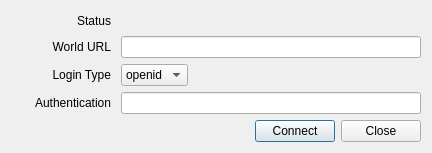
<?xml version="1.0" encoding="UTF-8"?>
<ui version="4.0">
 <class>Dialog</class>
 <widget class="QDialog" name="Dialog">
  <property name="geometry">
   <rect>
    <x>0</x>
    <y>0</y>
    <width>432</width>
    <height>153</height>
   </rect>
  </property>
  <property name="maximumSize">
   <size>
    <width>432</width>
    <height>153</height>
   </size>
  </property>
  <property name="windowTitle">
   <string>Retrieve Inventory URL</string>
  </property>
  <layout class="QVBoxLayout" name="verticalLayout">
   <item>
    <layout class="QVBoxLayout" name="verticalLayout_TopConrols">
     <property name="sizeConstraint">
      <enum>QLayout::SetDefaultConstraint</enum>
     </property>
     <item>
      <layout class="QHBoxLayout" name="horizontalLayout_3">
       <property name="spacing">
        <number>10</number>
       </property>
       <item>
        <widget class="QLabel" name="label_SatusTitle">
         <property name="minimumSize">
          <size>
           <width>100</width>
           <height>0</height>
          </size>
         </property>
         <property name="text">
          <string>Status</string>
         </property>
         <property name="alignment">
          <set>Qt::AlignRight|Qt::AlignTrailing|Qt::AlignVCenter</set>
         </property>
        </widget>
       </item>
       <item>
        <widget class="QLabel" name="label_StatusInfo">
         <property name="sizePolicy">
          <sizepolicy hsizetype="Expanding" vsizetype="Preferred">
           <horstretch>0</horstretch>
           <verstretch>0</verstretch>
          </sizepolicy>
         </property>
         <property name="text">
          <string/>
         </property>
        </widget>
       </item>
      </layout>
     </item>
     <item>
      <layout class="QHBoxLayout" name="horizontalLayout_TopControls_1">
       <property name="spacing">
        <number>10</number>
       </property>
       <property name="sizeConstraint">
        <enum>QLayout::SetMinimumSize</enum>
       </property>
       <item>
        <widget class="QLabel" name="label_FieldInfo_1">
         <property name="minimumSize">
          <size>
           <width>100</width>
           <height>0</height>
          </size>
         </property>
         <property name="text">
          <string>World URL</string>
         </property>
         <property name="alignment">
          <set>Qt::AlignRight|Qt::AlignTrailing|Qt::AlignVCenter</set>
         </property>
        </widget>
       </item>
       <item>
        <widget class="QLineEdit" name="lineEdit_ServerUrl">
         <property name="sizePolicy">
          <sizepolicy hsizetype="Expanding" vsizetype="Fixed">
           <horstretch>0</horstretch>
           <verstretch>0</verstretch>
          </sizepolicy>
         </property>
         <property name="minimumSize">
          <size>
           <width>300</width>
           <height>0</height>
          </size>
         </property>
         <property name="text">
          <string/>
         </property>
        </widget>
       </item>
      </layout>
     </item>
     <item>
      <layout class="QHBoxLayout" name="horizontalLayout_2">
       <property name="spacing">
        <number>10</number>
       </property>
       <item>
        <widget class="QLabel" name="label">
         <property name="minimumSize">
          <size>
           <width>100</width>
           <height>0</height>
          </size>
         </property>
         <property name="text">
          <string>Login Type</string>
         </property>
         <property name="alignment">
          <set>Qt::AlignRight|Qt::AlignTrailing|Qt::AlignVCenter</set>
         </property>
        </widget>
       </item>
       <item>
        <widget class="QComboBox" name="comboBox">
         <item>
          <property name="text">
           <string>openid</string>
          </property>
         </item>
         <item>
          <property name="text">
           <string>normal</string>
          </property>
         </item>
        </widget>
       </item>
       <item>
        <spacer name="horizontalSpacer">
         <property name="orientation">
          <enum>Qt::Horizontal</enum>
         </property>
         <property name="sizeHint" stdset="0">
          <size>
           <width>40</width>
           <height>20</height>
          </size>
         </property>
        </spacer>
       </item>
      </layout>
     </item>
     <item>
      <layout class="QHBoxLayout" name="horizontalLayout_4">
       <property name="spacing">
        <number>10</number>
       </property>
       <item>
        <widget class="QLabel" name="label_2">
         <property name="minimumSize">
          <size>
           <width>100</width>
           <height>0</height>
          </size>
         </property>
         <property name="text">
          <string>Authentication</string>
         </property>
         <property name="alignment">
          <set>Qt::AlignRight|Qt::AlignTrailing|Qt::AlignVCenter</set>
         </property>
        </widget>
       </item>
       <item>
        <widget class="QLineEdit" name="lineEdit_authIdentity"/>
       </item>
      </layout>
     </item>
     <item>
      <layout class="QHBoxLayout" name="horizontalLayout">
       <item>
        <spacer name="horizontalSpacer_3">
         <property name="orientation">
          <enum>Qt::Horizontal</enum>
         </property>
         <property name="sizeHint" stdset="0">
          <size>
           <width>40</width>
           <height>20</height>
          </size>
         </property>
        </spacer>
       </item>
       <item>
        <widget class="QPushButton" name="pushButton_Connect">
         <property name="text">
          <string>Connect</string>
         </property>
        </widget>
       </item>
       <item>
        <widget class="QPushButton" name="pushButton_Close">
         <property name="text">
          <string>Close</string>
         </property>
        </widget>
       </item>
      </layout>
     </item>
    </layout>
   </item>
  </layout>
 </widget>
 <resources/>
 <connections/>
</ui>
